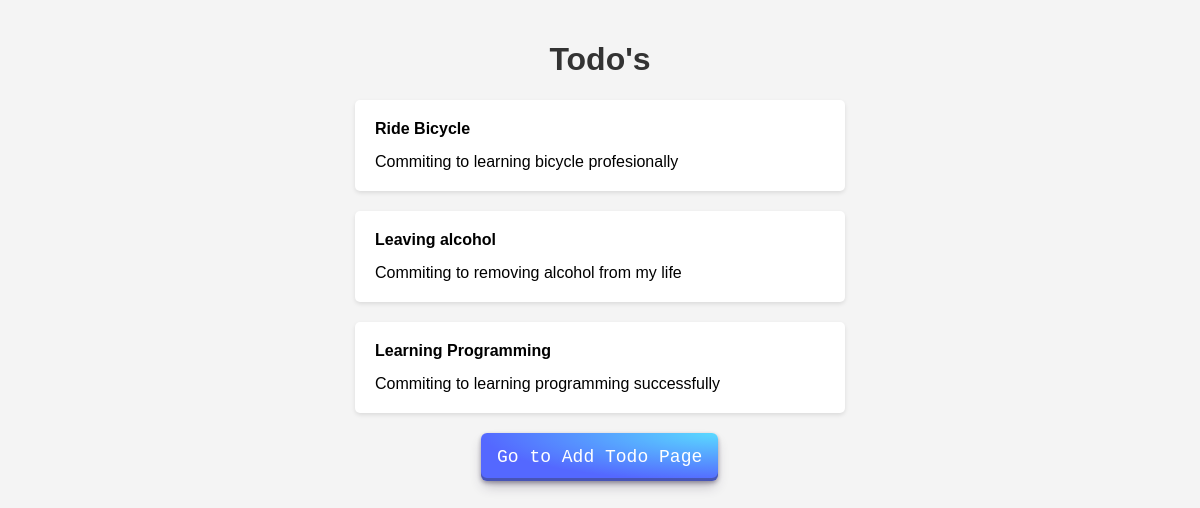
/, run on an earlier commit of the app's database.
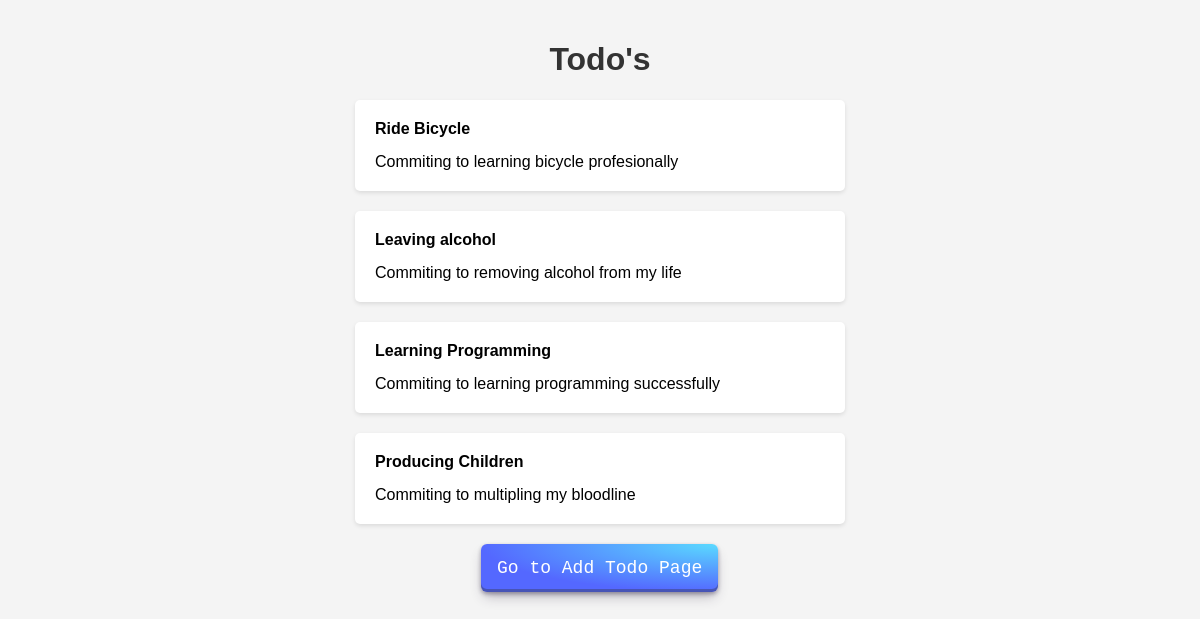
And on a later commit of the database.
### todoapp/models.py (models this page shows)
class Todo(models.Model):
    title = models.TextField(max_length=50)
    description = models.TextField(max_length=200)

### todoapp/views.py (the view)
# urls.py: path('', views.home),
def home(request):
    todos = Todo.objects.all()
    return render(request, 'todoapp/home.html', {'todos': todos})

### todoapp/templates/todoapp/home.html (shortened to what this page needs)
<!DOCTYPE html>
<html lang="en">
<head>
</head>
<body>
    <h1>Todo's</h1>
    <div class="todo-container">
      {% for todo in todos %}
        <div class="todo" style="width:450px; display:flex; flex-direction: column; gap:15px">
          <p>{{ todo.title }}</p>
          <p>{{ todo.description }}</p>
        </div>
      {% endfor %}
      <a href="{% url 'add_todo' %}" class="button">Go to Add Todo Page</a>
    </div>
</body>
</html>

What changed in the data, as far as the page shows it:
added Todo: title "Producing Children", description "Commiting to multipling my bloodline"
